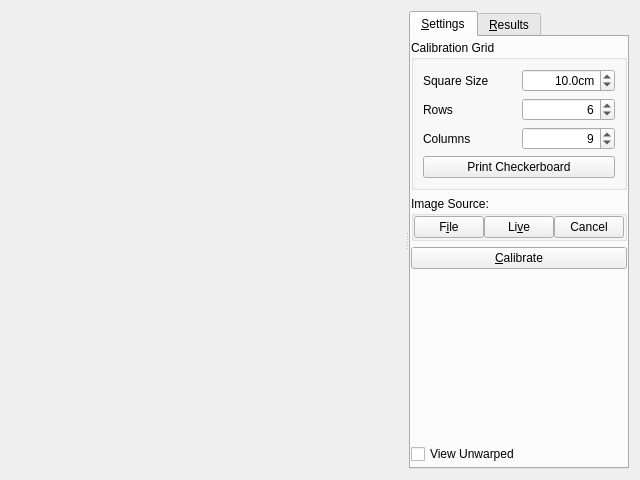
<?xml version="1.0" encoding="UTF-8"?>
<ui version="4.0">
 <class>CalibratePositionToolWidget</class>
 <widget class="QWidget" name="CalibratePositionToolWidget">
  <property name="geometry">
   <rect>
    <x>0</x>
    <y>0</y>
    <width>640</width>
    <height>480</height>
   </rect>
  </property>
  <property name="sizePolicy">
   <sizepolicy hsizetype="Expanding" vsizetype="Expanding">
    <horstretch>0</horstretch>
    <verstretch>0</verstretch>
   </sizepolicy>
  </property>
  <property name="windowTitle">
   <string>Form</string>
  </property>
  <layout class="QVBoxLayout" name="verticalLayout_2">
   <item>
    <widget class="QSplitter" name="splitter">
     <property name="sizePolicy">
      <sizepolicy hsizetype="Expanding" vsizetype="Preferred">
       <horstretch>0</horstretch>
       <verstretch>100</verstretch>
      </sizepolicy>
     </property>
     <property name="orientation">
      <enum>Qt::Horizontal</enum>
     </property>
     <widget class="ImageGrid" name="m_imageGrid" native="true">
      <property name="sizePolicy">
       <sizepolicy hsizetype="Expanding" vsizetype="Expanding">
        <horstretch>100</horstretch>
        <verstretch>100</verstretch>
       </sizepolicy>
      </property>
     </widget>
     <widget class="QFrame" name="m_calibrationFrame">
      <property name="sizePolicy">
       <sizepolicy hsizetype="Preferred" vsizetype="Preferred">
        <horstretch>1</horstretch>
        <verstretch>0</verstretch>
       </sizepolicy>
      </property>
      <property name="minimumSize">
       <size>
        <width>220</width>
        <height>0</height>
       </size>
      </property>
      <layout class="QHBoxLayout" name="horizontalLayout_5">
       <property name="spacing">
        <number>0</number>
       </property>
       <property name="margin">
        <number>0</number>
       </property>
       <item>
        <widget class="QTabWidget" name="m_optionsTabs">
         <property name="maximumSize">
          <size>
           <width>220</width>
           <height>16777215</height>
          </size>
         </property>
         <property name="currentIndex">
          <number>0</number>
         </property>
         <widget class="QWidget" name="m_standardOptionsPage">
          <attribute name="title">
           <string>&amp;Settings</string>
          </attribute>
          <layout class="QVBoxLayout" name="verticalLayout">
           <property name="spacing">
            <number>6</number>
           </property>
           <property name="leftMargin">
            <number>0</number>
           </property>
           <property name="topMargin">
            <number>3</number>
           </property>
           <property name="rightMargin">
            <number>0</number>
           </property>
           <property name="bottomMargin">
            <number>3</number>
           </property>
           <item>
            <widget class="QGroupBox" name="groupBox">
             <property name="title">
              <string>Calibration Grid</string>
             </property>
             <layout class="QGridLayout" name="gridLayout_2">
              <item row="0" column="0">
               <widget class="QLabel" name="squareSizeLabel">
                <property name="minimumSize">
                 <size>
                  <width>70</width>
                  <height>0</height>
                 </size>
                </property>
                <property name="text">
                 <string>Square Size</string>
                </property>
               </widget>
              </item>
              <item row="1" column="0">
               <widget class="QLabel" name="rowsLabel">
                <property name="text">
                 <string>Rows</string>
                </property>
               </widget>
              </item>
              <item row="1" column="1">
               <widget class="QSpinBox" name="m_gridRowsSpinBox">
                <property name="alignment">
                 <set>Qt::AlignRight|Qt::AlignTrailing|Qt::AlignVCenter</set>
                </property>
                <property name="minimum">
                 <number>3</number>
                </property>
                <property name="maximum">
                 <number>999</number>
                </property>
                <property name="value">
                 <number>6</number>
                </property>
               </widget>
              </item>
              <item row="2" column="0">
               <widget class="QLabel" name="columnsLabel">
                <property name="text">
                 <string>Columns</string>
                </property>
               </widget>
              </item>
              <item row="2" column="1">
               <widget class="QSpinBox" name="m_gridColumnsSpinBox">
                <property name="alignment">
                 <set>Qt::AlignRight|Qt::AlignTrailing|Qt::AlignVCenter</set>
                </property>
                <property name="minimum">
                 <number>3</number>
                </property>
                <property name="maximum">
                 <number>999</number>
                </property>
                <property name="value">
                 <number>9</number>
                </property>
               </widget>
              </item>
              <item row="3" column="0" colspan="2">
               <widget class="QPushButton" name="m_printGridBtn">
                <property name="enabled">
                 <bool>true</bool>
                </property>
                <property name="text">
                 <string>Print Checkerboard</string>
                </property>
               </widget>
              </item>
              <item row="0" column="1">
               <widget class="QDoubleSpinBox" name="m_gridSquareSizeSpinBox">
                <property name="alignment">
                 <set>Qt::AlignRight|Qt::AlignTrailing|Qt::AlignVCenter</set>
                </property>
                <property name="suffix">
                 <string>cm</string>
                </property>
                <property name="decimals">
                 <number>1</number>
                </property>
                <property name="minimum">
                 <double>0.100000000000000</double>
                </property>
                <property name="singleStep">
                 <double>0.100000000000000</double>
                </property>
                <property name="value">
                 <double>10.000000000000000</double>
                </property>
               </widget>
              </item>
             </layout>
            </widget>
           </item>
           <item>
            <widget class="QGroupBox" name="m_addImageGroupBox">
             <property name="title">
              <string>Image Source:</string>
             </property>
             <property name="flat">
              <bool>false</bool>
             </property>
             <layout class="QHBoxLayout" name="horizontalLayout_4">
              <property name="spacing">
               <number>0</number>
              </property>
              <property name="margin">
               <number>0</number>
              </property>
              <item>
               <widget class="QPushButton" name="m_getImageFromFileBtn">
                <property name="enabled">
                 <bool>true</bool>
                </property>
                <property name="text">
                 <string>F&amp;ile</string>
                </property>
               </widget>
              </item>
              <item>
               <spacer name="horizontalSpacer_2">
                <property name="orientation">
                 <enum>Qt::Horizontal</enum>
                </property>
                <property name="sizeType">
                 <enum>QSizePolicy::Expanding</enum>
                </property>
                <property name="sizeHint" stdset="0">
                 <size>
                  <width>5</width>
                  <height>20</height>
                 </size>
                </property>
               </spacer>
              </item>
              <item>
               <widget class="QPushButton" name="m_captureLiveBtn">
                <property name="text">
                 <string>Li&amp;ve</string>
                </property>
               </widget>
              </item>
              <item>
               <spacer name="horizontalSpacer_3">
                <property name="orientation">
                 <enum>Qt::Horizontal</enum>
                </property>
                <property name="sizeType">
                 <enum>QSizePolicy::Expanding</enum>
                </property>
                <property name="sizeHint" stdset="0">
                 <size>
                  <width>5</width>
                  <height>20</height>
                 </size>
                </property>
               </spacer>
              </item>
              <item>
               <widget class="QPushButton" name="m_captureCancelBtn">
                <property name="text">
                 <string>Cancel</string>
                </property>
               </widget>
              </item>
             </layout>
            </widget>
           </item>
           <item>
            <widget class="QPushButton" name="m_calibrateBtn">
             <property name="text">
              <string>&amp;Calibrate</string>
             </property>
            </widget>
           </item>
           <item>
            <spacer name="verticalSpacer">
             <property name="orientation">
              <enum>Qt::Vertical</enum>
             </property>
             <property name="sizeHint" stdset="0">
              <size>
               <width>20</width>
               <height>60</height>
              </size>
             </property>
            </spacer>
           </item>
           <item>
            <widget class="QCheckBox" name="m_showUnwarped">
             <property name="enabled">
              <bool>true</bool>
             </property>
             <property name="text">
              <string>View Unwarped</string>
             </property>
            </widget>
           </item>
          </layout>
         </widget>
         <widget class="QWidget" name="tab">
          <attribute name="title">
           <string>&amp;Results</string>
          </attribute>
          <layout class="QVBoxLayout" name="verticalLayout_3">
           <item>
            <widget class="QTextBrowser" name="m_resultsTextBrowser">
             <property name="palette">
              <palette>
               <active>
                <colorrole role="Base">
                 <brush brushstyle="SolidPattern">
                  <color alpha="0">
                   <red>255</red>
                   <green>255</green>
                   <blue>255</blue>
                  </color>
                 </brush>
                </colorrole>
               </active>
               <inactive>
                <colorrole role="Base">
                 <brush brushstyle="SolidPattern">
                  <color alpha="0">
                   <red>255</red>
                   <green>255</green>
                   <blue>255</blue>
                  </color>
                 </brush>
                </colorrole>
               </inactive>
               <disabled>
                <colorrole role="Base">
                 <brush brushstyle="SolidPattern">
                  <color alpha="255">
                   <red>236</red>
                   <green>233</green>
                   <blue>216</blue>
                  </color>
                 </brush>
                </colorrole>
               </disabled>
              </palette>
             </property>
             <property name="frameShape">
              <enum>QFrame::NoFrame</enum>
             </property>
             <property name="html">
              <string>&lt;!DOCTYPE HTML PUBLIC &quot;-//W3C//DTD HTML 4.0//EN&quot; &quot;http://www.w3.org/TR/REC-html40/strict.dtd&quot;&gt;
&lt;html&gt;&lt;head&gt;&lt;meta name=&quot;qrichtext&quot; content=&quot;1&quot; /&gt;&lt;style type=&quot;text/css&quot;&gt;
p, li { white-space: pre-wrap; }
&lt;/style&gt;&lt;/head&gt;&lt;body style=&quot; font-family:'Droid Sans'; font-size:10pt; font-weight:400; font-style:normal;&quot;&gt;
&lt;p style=&quot;-qt-paragraph-type:empty; margin-top:0px; margin-bottom:0px; margin-left:0px; margin-right:0px; -qt-block-indent:0; text-indent:0px; font-family:'MS Shell Dlg 2'; font-size:8pt;&quot;&gt;&lt;br /&gt;&lt;/p&gt;&lt;/body&gt;&lt;/html&gt;</string>
             </property>
            </widget>
           </item>
          </layout>
         </widget>
        </widget>
       </item>
      </layout>
     </widget>
    </widget>
   </item>
  </layout>
 </widget>
 <customwidgets>
  <customwidget>
   <class>ImageGrid</class>
   <extends>QWidget</extends>
   <header>ImageGrid.h</header>
   <container>1</container>
  </customwidget>
 </customwidgets>
 <resources/>
 <connections/>
</ui>
